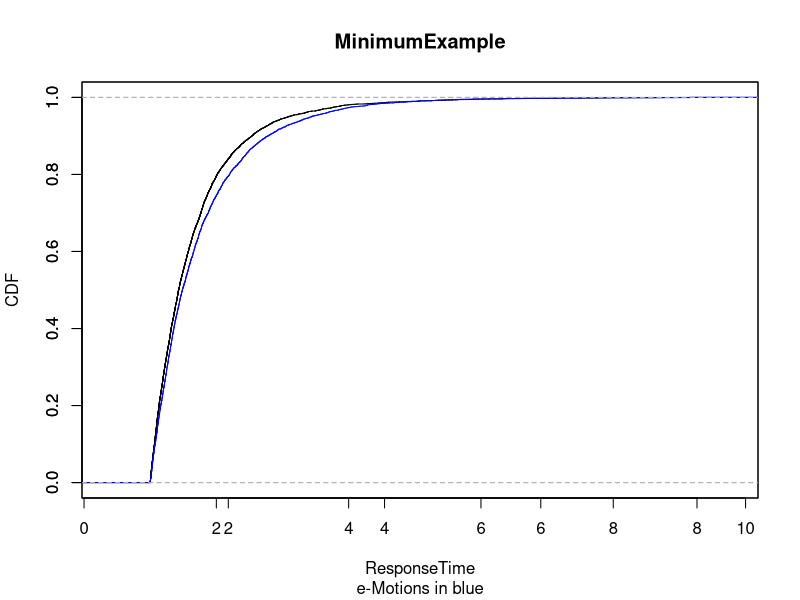

This chart was generated by the following R code:
print("MinimumExample with Exponentials and OpenWorkload = 3")

minimumPCM = read.csv2("PalladioResults/MinimumExample_Exp_3_16000.csv", header=F, dec=".")
minimumEmotions = read.csv2("MaudeResults/result_16000tu_ow_3_exp.txt", header=F, dec=".")
ks.test(minimumPCM[,1], minimumEmotions[,1])

png('outME_Exp_ow_3.png')
plot(ecdf(minimumPCM[,1]), main="", xlab="", ylab="")
par(new=TRUE)
plot(ecdf(minimumEmotions[,1]), main="", xlab="", ylab="", col="blue")
title(main="MinimumExample", sub="e-Motions in blue",
	xlab="ResponseTime", ylab="CDF")


